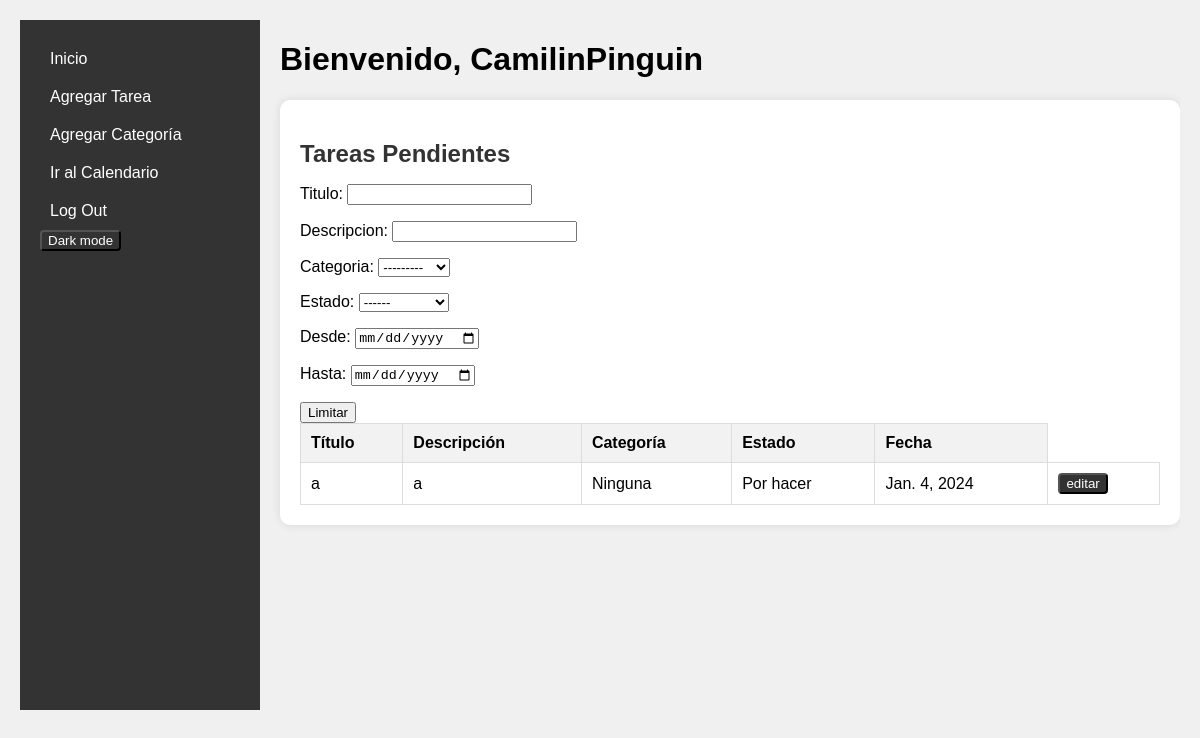
The app's page / (signed in) with its own data.
### Task/models.py (models this page shows, shortened)
class User(AbstractUser):
    def __str__(self):
        return self.username

class Task(models.Model):
    user = models.ForeignKey(User,on_delete=models.CASCADE,default=1)
    taskName = models.CharField(default='Tarea', max_length=100)
    category = models.ForeignKey(Category, on_delete=models.CASCADE, default=1)
    taskDescription = models.TextField(default="")
    color = ColorField(default='#FFFFFF')
    class state(models.IntegerChoices):
        TODO = 0, _('Por hacer')
        IN_PROG = 1, _('En proceso')
        CANCELED = 2, _('Cancelada')
        FINISHED = 3, _('Finalizada')
    taskState = models.IntegerField(default=state.TODO, choices=state.choices)
    class period(models.IntegerChoices):
        NON_PERIODIC = 0, _('No periodico')
        DAILY = 1, _('Diario')
        WEEKLY = 2, _('Semanal')
        MONTHLY = 3, _('Mensual')
        ANNUALLY = 4, _('Anual')
    periodicity = models.IntegerField(default=period.NON_PERIODIC, choices=period.choices)
    dueDate = models.DateField(default=datetime.today, blank=False)
    dueTime = models.TimeField(default='00:00', blank=True)

class Category(models.Model):
    name = models.CharField(max_length=100, blank=False)
    description = models.TextField()
    def __str__(self):
        return self.name

### Task/views/home.py (the view)
# urls.py: 2. Add a URL to urlpatterns:  path('', views.home, name='home')
@login_required
def home(request):
    if(request.method == 'GET'):
        user = request.user
        tasks = Task.objects.filter(user = request.user)
        opposite = request.session.get('opposite','Dark mode')
        return render(request, './home.html', {
            'user': user,
            'tasks': tasks,
            'filter': forms.basicFilters,
            'opposite': opposite
        })
    else:
        return manageDarkMode(request)

### Task/templatetags/descState.py (called while the page is built)
@register.filter(name='descState')
def descState(n):
    state = ''
    match n:
        case 0:
            state = 'Por hacer'
        case 1:
            state = 'En proceso'
        case 2:
            state = 'Cancelada'
        case 3:
            state = 'Finalizada'
    return state

### Task/templates/home.html (shortened to what this page needs)
<!DOCTYPE html>
{% load static %}
{% load descState %}
<html lang="en">
<head>
    {% block style %}
        {% if opposite == 'Dark mode' %}
            <link rel="stylesheet" href="{% static 'css/home.css' %}">
        {% else %}
            <link rel="stylesheet" href="{% static 'css/darkHome.css' %}">
        {% endif %}
    {% endblock style %}
</head>
<body>
<div class="container">
    <nav class="sidebar">
        <ul>
            <li><a href="/" class="active">Inicio</a></li>
            <li><a href="/createTasks/" class="add-task">Agregar Tarea</a></li>
            <li><a href="/createCategory/" class="add-category">Agregar Categoría</a></li>
            <li><a href="/calendar/" class="calendar">Ir al Calendario</a></li>
            <li><a href="/logout" class="logout">Log Out</a></li>
            <li><form method="POST">{% csrf_token %}<button id="opposite" name="opposite">{{opposite}}</button></form></li>
        </ul>
    </nav>
    <div class="content" method = "POST">
        {% block content %}
            <div class="header">
                <h1>Bienvenido, {{ user.username }} </h1>
            </div>
            <div class="tasks-table">
                <h2>Tareas Pendientes</h2>
                <p>Titulo: <input type="text" id="idS" onkeyup="nameSearch()"></p>
                <p>Descripcion: <input type="text" id="idSd" onkeyup="descSearch()"></p>
                {{filter.as_p}}
                <input onclick = 'dates()' type='button' value='Limitar'>
                <table id="tTable">
                    <thead>
                        <tr>
                            <th>Título</th>
                            <th>Descripción</th>
                            <th>Categoría</th>
                            <th>Estado</th>
                            <th>Fecha</th>
                        </tr>
                    </thead>
                    <tbody>
                        {% for task in tasks %}
                            <tr>
                                <td>{{ task.taskName }}</td>
                                <td>{{ task.taskDescription }}</td>
                                <td>{{ task.category }}</td>
                                <td>{{ task.taskState | descState }}</td>
                                <td>{{ task.dueDate }}</td>
                                <td>
                                    <a href="{% url 'taskDetails' task.id %}">
                                        <button type="button">
                                            editar
                                        </button>
                                </td>
                            </tr>
                        {% endfor %}
                    </tbody>
                </table>
            </div>
        {% endblock content %}
    </div>
</div>
</body>
</html>

### Task/static/css/home.css (style rules this page uses)
body { margin: 0; padding: 0; box-sizing: border-box; font-family: 'Arial', sans-serif; background-color: #f0f0f0; }
.container { display: flex; max-width: 1200px; margin: 0 auto; padding: 20px; }
.sidebar { background-color: #333; color: white; padding: 20px; width: 200px; height:650px; }
.sidebar ul { list-style: none; padding: 0; margin: 0; }
.sidebar a { text-decoration: none; color: white; padding: 10px; display: block; }
.content { flex: 1; padding-left: 20px; height: 680px; overflow-y: auto; overflow-x: visible; }
.header { margin-bottom: 20px; }
.tasks-table { background-color: #fff; padding: 20px; border-radius: 10px; box-shadow: 0 0 10px rgba(0, 0, 0, 0.1); }
.tasks-table h2 { color: #333; margin-bottom: 15px; }
table { width: 100%; border-collapse: collapse; }
th, td { border: 1px solid #ddd; padding: 10px; text-align: left; }
th { background-color: #f2f2f2; }
button { background-color: #333; color: white; border-radius: 4px; }

### records on screen
User: username "CamilinPinguin"
Task: taskName "a", taskDescription "a", category "Ninguna", taskState|descState "Por hacer", dueDate "Jan. 4, 2024"

### other values on screen
{{ opposite }} "Dark mode"
